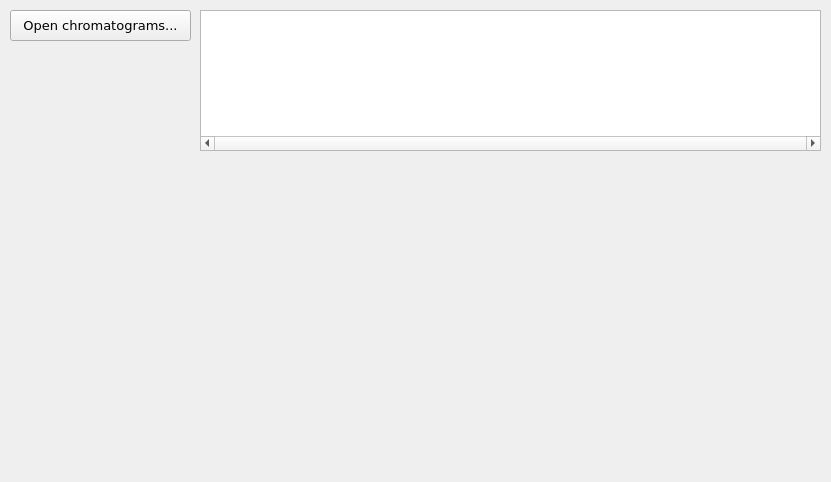
<?xml version="1.0" encoding="UTF-8"?>
<ui version="4.0">
 <class>ChromatogramWindow</class>
 <widget class="QMainWindow" name="ChromatogramWindow">
  <property name="geometry">
   <rect>
    <x>0</x>
    <y>0</y>
    <width>831</width>
    <height>482</height>
   </rect>
  </property>
  <property name="sizePolicy">
   <sizepolicy hsizetype="Preferred" vsizetype="Preferred">
    <horstretch>0</horstretch>
    <verstretch>0</verstretch>
   </sizepolicy>
  </property>
  <property name="windowTitle">
   <string>LC-FLD chromatogram viewer</string>
  </property>
  <property name="statusTip">
   <string/>
  </property>
  <property name="whatsThis">
   <string/>
  </property>
  <property name="styleSheet">
   <string notr="true">* {
    font-family: 'DejaVu Sans';
    font-size: 10pt; 
}

#frame_peak_detection {
    border: 1px solid #b0b0b0;
}</string>
  </property>
  <widget class="QWidget" name="centralwidget">
   <widget class="QPushButton" name="pushButton_open_chromatogram">
    <property name="geometry">
     <rect>
      <x>10</x>
      <y>10</y>
      <width>181</width>
      <height>31</height>
     </rect>
    </property>
    <property name="font">
     <font>
      <family>DejaVu Sans</family>
      <pointsize>10</pointsize>
     </font>
    </property>
    <property name="text">
     <string>Open chromatograms...</string>
    </property>
   </widget>
   <widget class="QListWidget" name="path_chromatograms">
    <property name="geometry">
     <rect>
      <x>200</x>
      <y>10</y>
      <width>621</width>
      <height>141</height>
     </rect>
    </property>
    <property name="styleSheet">
     <string notr="true">font-size: 9pt;</string>
    </property>
    <property name="horizontalScrollBarPolicy">
     <enum>Qt::ScrollBarAlwaysOn</enum>
    </property>
    <property name="editTriggers">
     <set>QAbstractItemView::DoubleClicked</set>
    </property>
    <property name="alternatingRowColors">
     <bool>true</bool>
    </property>
   </widget>
   <widget class="QWidget" name="plotContainer" native="true">
    <property name="geometry">
     <rect>
      <x>10</x>
      <y>160</y>
      <width>811</width>
      <height>311</height>
     </rect>
    </property>
    <layout class="QVBoxLayout" name="verticalLayout">
     <property name="spacing">
      <number>0</number>
     </property>
     <property name="leftMargin">
      <number>0</number>
     </property>
     <property name="topMargin">
      <number>0</number>
     </property>
     <property name="rightMargin">
      <number>0</number>
     </property>
     <property name="bottomMargin">
      <number>0</number>
     </property>
    </layout>
   </widget>
  </widget>
 </widget>
 <resources/>
 <connections/>
</ui>
